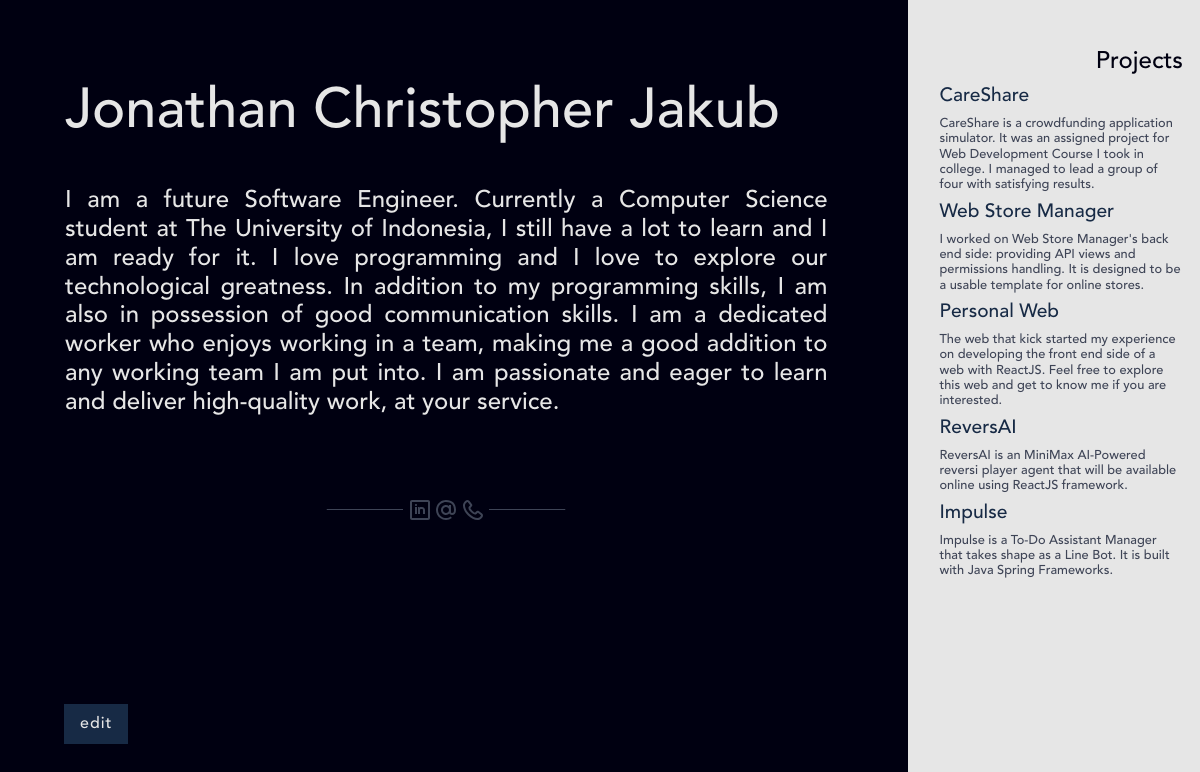
Before: / with the older database file.
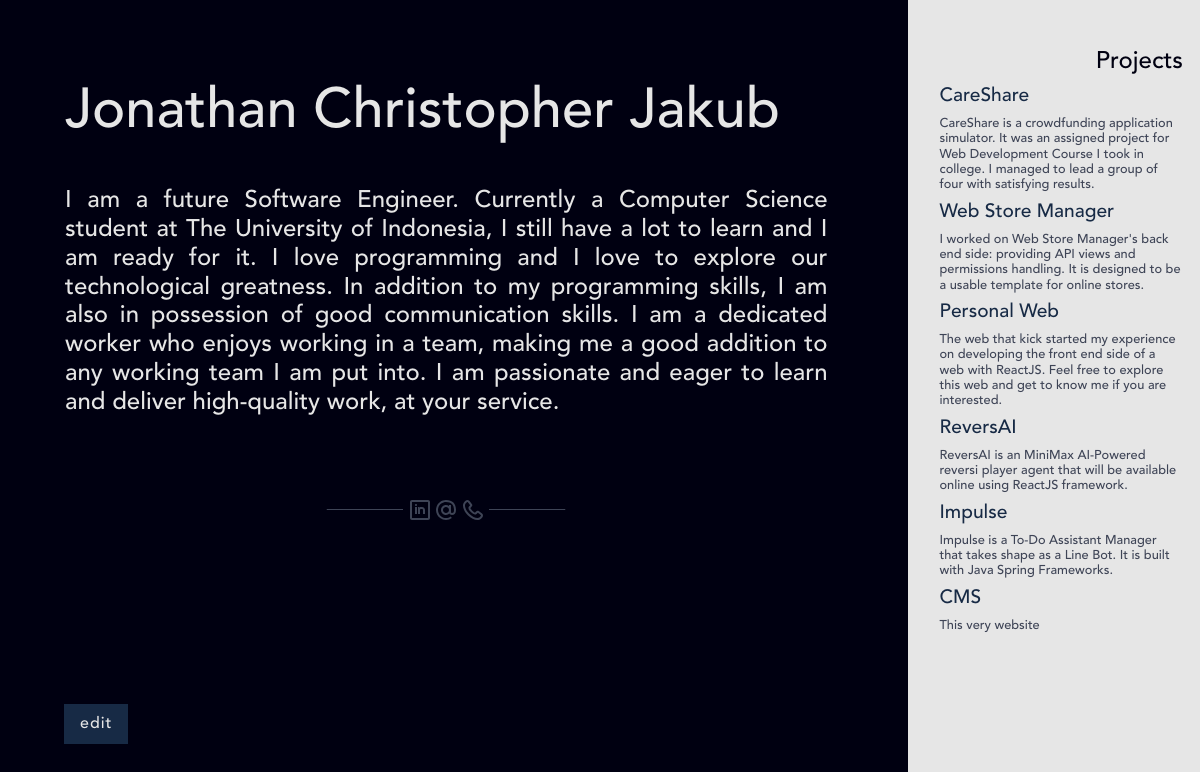
After: the same page with the newer database file.
### information/models.py (models this page shows, shortened)
class PersonalInfo(models.Model):
    name = models.CharField(max_length=100)
    description = models.CharField(max_length=1000)
    email = models.EmailField(max_length=100)
    linkedin = models.URLField(max_length=100)
    git = models.URLField(max_length=100)
    phone_regex = RegexValidator(regex=r'^\+?1?\d{9,15}$', message="Phone number must be entered in the format: '+999999999'. Up to 15 digits allowed.")
    phone_number = models.CharField(validators=[phone_regex], max_length=17, blank=True)
    title = models.CharField(max_length=20)
    class Meta:
        verbose_name_plural = "PersonalInfo"

class Project(models.Model):
    name = models.CharField(max_length=100)
    description = models.CharField(max_length=500)
    url = models.URLField(max_length=100, blank=True, null=True)
    class Meta:
        verbose_name_plural = "Projects"

### portfolio/views.py (the view)
# urls.py: path('', views.index, name="index"),
def index(request):
    return render(request, 'portfolio/index.html', {
        "info"      : PersonalInfo.objects.all().first(),
        "projects"  : Project.objects.all()
    })

### portfolio/templates/portfolio/index.html (shortened to what this page needs)
{% load static from staticfiles %}
<!DOCTYPE html>
<html lang="en">
<head>
    <link rel="stylesheet" href="https://stackpath.bootstrapcdn.com/bootstrap/4.1.3/css/bootstrap.min.css">
    <link rel="stylesheet" href="{% static 'styles/globalStyles.css' %}" >
    <link rel="stylesheet" href="{% static 'styles/indexStyles.css' %}" >
</head>
<body>
    <div class="full-height d-flex">
        <div class="row">
            <div class="container-large col-md-9 dark-bg light-grey-text full-height">
                <div>
                    <h1>{{ info.name }}</h1>
                </div>
                <div id="description">
                    <h3>{{ info.description }}</h3>
                </div>
                <div id="contact-links" class="line-wrapped">
                    <a href="{{ info.linkedin }}">
                        <img
                            src="{% static 'icons/linkedin.svg' %}"
                            alt="LinkedIn"
                            class="link-icon"
                        />
                    </a>
                    <a href="mailto: {{ info.email }}">
                        <img
                            src="{% static 'icons/email.svg' %}"
                            alt="Email"
                            class="link-icon"
                        />
                    </a>
                    <a href="tel:{{ info.phone_number }}">
                        <img
                            src="{% static 'icons/phone.svg' %}"
                            alt="Phone"
                            class="link-icon"
                        />
                    </a>
                </div>
            </div>
            <div class="container-small col-md-3 light-bg full-height">
                <div class="text-right dark-blue-text">
                    <h3>Projects</h3>
                </div>
                {% for project in projects %}
                    <div>
                        <a href="{{ project.url }}" class="medium-blue-text"><h4>{{ project.name }}</h4></a>
                        <h6 class="dark-grey-text">{{ project.description }}</h6>
                    </div>
                {% endfor %}
            </div>
        </div>
    </div>
    <div class="btn-lg mode draw blue-bg">
        <a href="{% url 'cms:dashboard' %}"><span class="light-grey-text spaced">edit</span></a>
    </div>
</body>
</html>

### assets/styles/globalStyles.css (style rules this page uses)
h1 { font-size: 3.5em; }
h3 { font-size: 1.5em; }
h4 { font-size: 1.2em; }
h6 { font-size: 0.8em; }
.dark-bg { background-color: #000011; }
.light-bg { background-color: #e6e6e6; }
.blue-bg { background-color: #172A45; }
.medium-blue-text { color: #172A45; }
.dark-grey-text { color: #3E4456; }
.dark-blue-text { color: #000011; }
.light-grey-text { color: #e6e6e6; }
.full-height { min-height: 100vh; }
.container-large { padding: 5em; }
.container-small { padding: 2em; padding-top: 3em; }
.mode { display: inline-block; margin-top: 1em; margin-bottom: 1.5em; border-radius: 0; color: #000011; font-size: inherit; }
.mode::before, .mode::after { box-sizing: inherit; content: ''; position: absolute; width: 100%; height: 100%; }
.draw { -webkit-transition: color 0.25s; transition: color 0.25s; z-index: 5; }
.draw::before, .draw::after { border: 2px solid transparent; width: 0; height: 0; }
.draw::before { top: 0; left: 0; }
.draw::after { bottom: 0; right: 0; }
.spaced { letter-spacing: 1px; }

### assets/styles/indexStyles.css (style rules this page uses)
body { font-family: 'Avenir LT Std 35 Medium'; margin: 0; padding: 0; -webkit-font-smoothing: antialiased; -moz-osx-font-smoothing: grayscale; -ms-overflow-style: none; overflow-y: scroll; overflow-x: hidden; max-width: 100vw; scrollbar-width: none; -ms-overflow-style: none; background-color: #000011; }
.line-wrapped { overflow: hidden; text-align: center; pointer-events: visible; }
.line-wrapped:before, .line-wrapped:after { background-color: #3E4456; content: ""; display: inline-block; height: 1px; vertical-align: middle; width: 40%; transform: scale(0.25, 1); }
.line-wrapped:before { right: 0.5em; margin-left: -50%; transform-origin: 100% 50%; }
.line-wrapped:after { left: 0.5em; margin-right: -50%; transform-origin: 0% 50%; }
#description { margin-top: 5vh; margin-bottom: 10vh; text-align: justify; }
#contact-links { margin-bottom: 5vh; }
.mode { position: fixed; bottom: 2em; left: 4em; }

Changed rows visible on the page:
added Project: name "CMS", description "This very website"
